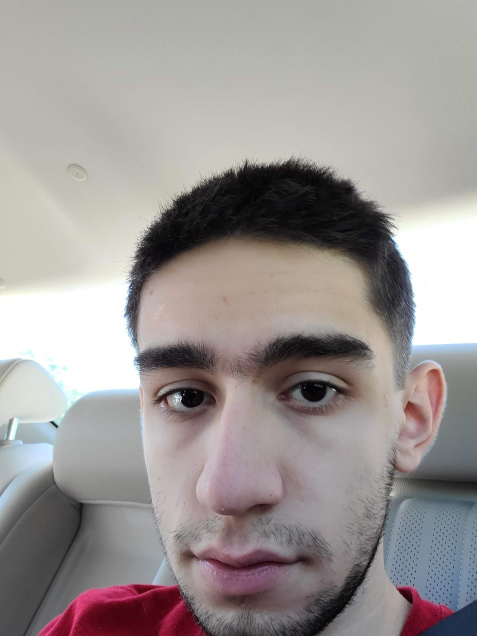
#> input picture images/image-1.png, 953 x 1271 px (shown at 1/2 size); its folder holds 3 pictures in this run
$ jupyter execute --allow-errors colab_clone.ipynb
#> lines starting #> are read from the running program, lines starting #| are printed output that depends on the picture
[cell 1]
from PIL import Image

def image_grid(imgs, rows, cols, resize=256):

    if resize is not None:
        imgs = [img.resize((resize, resize)) for img in imgs]
    w, h = imgs[0].size
    grid = Image.new("RGB", size=(cols * w, rows * h))
    grid_w, grid_h = grid.size

    for i, img in enumerate(imgs):
        grid.paste(img, box=(i % cols * w, i // cols * h))
    return grid

[cell 2]
import glob

# change path to display images from your local dir
img_paths = "./images/*.png"
imgs = [Image.open(path) for path in glob.glob(img_paths)]
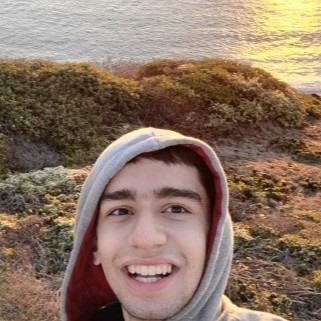
#> input picture images/image-2.png, 321 x 321 px
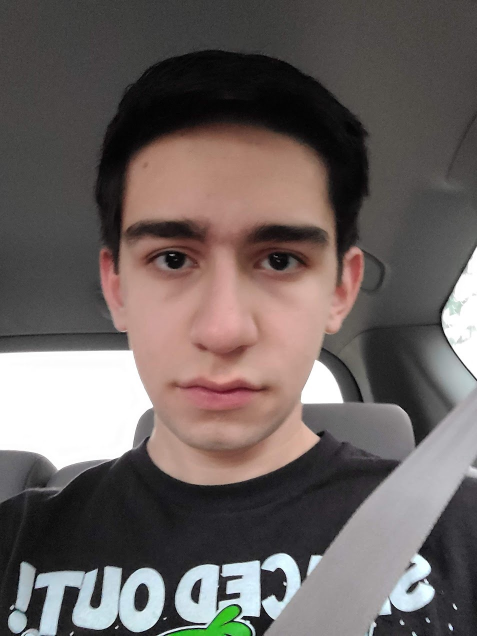
#> input picture images/image.png, 953 x 1271 px (shown at 1/2 size)
#> imgs = 3 items

#> (the rest of this cell did not finish here and is left out)
